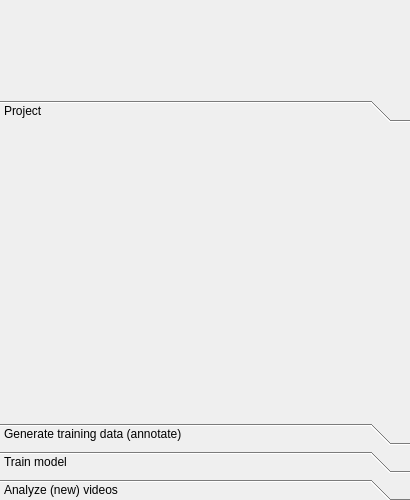
<?xml version="1.0" encoding="UTF-8"?>
<ui version="4.0">
 <class>octron_widgetui</class>
 <widget class="QWidget" name="octron_widgetui">
  <property name="enabled">
   <bool>true</bool>
  </property>
  <property name="geometry">
   <rect>
    <x>0</x>
    <y>0</y>
    <width>410</width>
    <height>500</height>
   </rect>
  </property>
  <property name="minimumSize">
   <size>
    <width>410</width>
    <height>500</height>
   </size>
  </property>
  <property name="maximumSize">
   <size>
    <width>410</width>
    <height>1000</height>
   </size>
  </property>
  <property name="cursor">
   <cursorShape>ArrowCursor</cursorShape>
  </property>
  <property name="windowTitle">
   <string>octron_gui</string>
  </property>
  <property name="windowOpacity">
   <double>1.000000000000000</double>
  </property>
  <widget class="QWidget" name="verticalLayoutWidget">
   <property name="geometry">
    <rect>
     <x>0</x>
     <y>0</y>
     <width>412</width>
     <height>501</height>
    </rect>
   </property>
   <layout class="QVBoxLayout" name="mainLayout">
    <property name="spacing">
     <number>0</number>
    </property>
    <property name="sizeConstraint">
     <enum>QLayout::SizeConstraint::SetNoConstraint</enum>
    </property>
    <item alignment="Qt::AlignmentFlag::AlignLeft">
     <widget class="QLabel" name="octron_logo">
      <property name="enabled">
       <bool>true</bool>
      </property>
      <property name="minimumSize">
       <size>
        <width>410</width>
        <height>100</height>
       </size>
      </property>
      <property name="baseSize">
       <size>
        <width>0</width>
        <height>0</height>
       </size>
      </property>
      <property name="text">
       <string/>
      </property>
      <property name="pixmap">
       <pixmap>octron_logo.svg</pixmap>
      </property>
      <property name="alignment">
       <set>Qt::AlignmentFlag::AlignLeading|Qt::AlignmentFlag::AlignLeft|Qt::AlignmentFlag::AlignTop</set>
      </property>
     </widget>
    </item>
    <item>
     <widget class="QToolBox" name="toolBox">
      <property name="enabled">
       <bool>true</bool>
      </property>
      <property name="sizePolicy">
       <sizepolicy hsizetype="Minimum" vsizetype="Expanding">
        <horstretch>0</horstretch>
        <verstretch>0</verstretch>
       </sizepolicy>
      </property>
      <property name="maximumSize">
       <size>
        <width>410</width>
        <height>750</height>
       </size>
      </property>
      <property name="cursor">
       <cursorShape>ArrowCursor</cursorShape>
      </property>
      <property name="frameShape">
       <enum>QFrame::Shape::NoFrame</enum>
      </property>
      <property name="frameShadow">
       <enum>QFrame::Shadow::Plain</enum>
      </property>
      <property name="lineWidth">
       <number>1</number>
      </property>
      <property name="midLineWidth">
       <number>1</number>
      </property>
      <property name="currentIndex">
       <number>0</number>
      </property>
      <widget class="QWidget" name="project_tab">
       <property name="geometry">
        <rect>
         <x>0</x>
         <y>0</y>
         <width>410</width>
         <height>224</height>
        </rect>
       </property>
       <property name="sizePolicy">
        <sizepolicy hsizetype="Ignored" vsizetype="Preferred">
         <horstretch>0</horstretch>
         <verstretch>0</verstretch>
        </sizepolicy>
       </property>
       <attribute name="icon">
        <iconset>
         <normaloff>icons/noun-project-7158867.svg</normaloff>icons/noun-project-7158867.svg</iconset>
       </attribute>
       <attribute name="label">
        <string>Project</string>
       </attribute>
       <attribute name="toolTip">
        <string>Create new octron projects or load existing ones</string>
       </attribute>
      </widget>
      <widget class="QWidget" name="annotate_tab">
       <property name="geometry">
        <rect>
         <x>0</x>
         <y>0</y>
         <width>410</width>
         <height>224</height>
        </rect>
       </property>
       <property name="sizePolicy">
        <sizepolicy hsizetype="Ignored" vsizetype="Preferred">
         <horstretch>0</horstretch>
         <verstretch>0</verstretch>
        </sizepolicy>
       </property>
       <attribute name="icon">
        <iconset>
         <normaloff>icons/noun-copywriting-7158879.svg</normaloff>icons/noun-copywriting-7158879.svg</iconset>
       </attribute>
       <attribute name="label">
        <string>Generate training data (annotate)</string>
       </attribute>
       <attribute name="toolTip">
        <string>Create annotation data for training, i.e. add segmentation or keypoint data on videos.</string>
       </attribute>
      </widget>
      <widget class="QWidget" name="train_tab">
       <property name="geometry">
        <rect>
         <x>0</x>
         <y>0</y>
         <width>410</width>
         <height>224</height>
        </rect>
       </property>
       <property name="sizePolicy">
        <sizepolicy hsizetype="Ignored" vsizetype="Preferred">
         <horstretch>0</horstretch>
         <verstretch>0</verstretch>
        </sizepolicy>
       </property>
       <attribute name="icon">
        <iconset>
         <normaloff>icons/noun-rocket-7158872.svg</normaloff>icons/noun-rocket-7158872.svg</iconset>
       </attribute>
       <attribute name="label">
        <string>Train model</string>
       </attribute>
       <attribute name="toolTip">
        <string>Train a new or existing model with generated training data</string>
       </attribute>
      </widget>
      <widget class="QWidget" name="predict_tab">
       <property name="geometry">
        <rect>
         <x>0</x>
         <y>0</y>
         <width>410</width>
         <height>224</height>
        </rect>
       </property>
       <property name="sizePolicy">
        <sizepolicy hsizetype="Ignored" vsizetype="Preferred">
         <horstretch>0</horstretch>
         <verstretch>0</verstretch>
        </sizepolicy>
       </property>
       <attribute name="icon">
        <iconset>
         <normaloff>icons/noun-conversion-7158876.svg</normaloff>icons/noun-conversion-7158876.svg</iconset>
       </attribute>
       <attribute name="label">
        <string>Analyze (new) videos</string>
       </attribute>
       <attribute name="toolTip">
        <string>Use trained models to run predictions on new videos</string>
       </attribute>
      </widget>
     </widget>
    </item>
   </layout>
   <zorder>toolBox</zorder>
   <zorder>octron_logo</zorder>
  </widget>
 </widget>
 <resources/>
 <connections/>
</ui>
